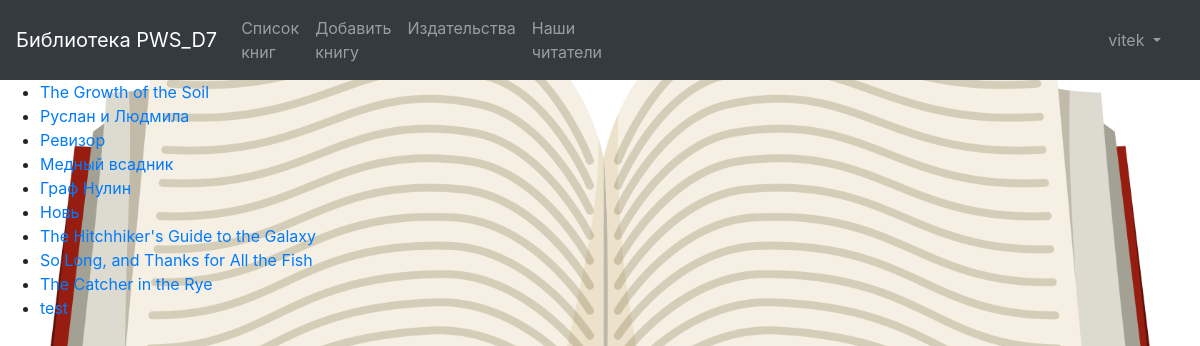
Page /book/ (signed in) on the committed database.
### p_library/models.py (models this page shows, shortened)
class Book(models.Model):
    ISBN = models.CharField(max_length=13)
    title = models.TextField()
    cover = models.ImageField(upload_to='images', height_field='cover_height', width_field='cover_width', max_length=100)
    cover_height = models.PositiveIntegerField()
    cover_width = models.PositiveIntegerField()
    description = models.TextField()
    year_release = models.SmallIntegerField()
    author = models.ForeignKey(Author, on_delete=models.CASCADE)
    publisher = models.ForeignKey(Publisher, null=True, on_delete=models.SET_NULL)
    price = models.DecimalField(max_digits=6, decimal_places=2)
    copy_count = models.PositiveSmallIntegerField(default=1)
    reader = models.ForeignKey(
        'Reader', on_delete=models.SET_NULL,
        null=True, blank=True,
        default='',
        related_name='get_book')

### p_library/views.py (the view)
# urls.py: path('book/', BookRead.as_view(), name='book_list'),
class BookRead(ListView):
    model = Book
    template_name = 'book_list.html'

### p_library/templates/book_list.html (shortened to what this page needs)
{% extends 'base.html' %}
{% block content%}
	<ul>
		{% for book in object_list %}
		    <li><a href="{{book.id}}/">{{ book.title }}</a></li>
		{% endfor %}
	</ul>
{% endblock %}

### p_library/templates/base.html (shortened to what this page needs)
<!DOCTYPE html>
{% load static %}
<html lang="en">
<head>
<link rel="stylesheet"
      href="https://maxcdn.bootstrapcdn.com/bootstrap/4.0.0/css/bootstrap.min.css"
>
<link rel="stylesheet" type="text/css" href="{% static 'css/style.css' %}">
</head>
<body>
<nav class="navbar navbar-expand-md navbar-dark bg-dark">
  <a class="navbar-brand" href="/index">Библиотека PWS_D7</a>
  <div class="collapse navbar-collapse" id="collapsibleNavbar">
    <ul class="navbar-nav">
      <li class="nav-item">
        <a class="nav-link" href="/book/">Список книг</a>
      </li>
      <li class="nav-item">
        <a class="nav-link" href="/book/create/">Добавить книгу</a>
      </li>
            <li class="nav-item">
        <a class="nav-link" href="/publishers/">Издательства</a>
      </li>
      <li class="nav-item">
        <a class="nav-link" href="/readers/">Наши читатели</a>
      </li>
    </ul>
  </div>
{% load account socialaccount %}
{% if user.is_authenticated %}
  <div class="container">
    <div class="collapse navbar-collapse" id="mainMenu">
      <ul class="navbar-nav ml-auto">
        <li class="nav-item dropdown">
          <a class="nav-link dropdown-toggle" href="#" id="userMenu" data-toggle="dropdown" aria-haspopup="true" aria-expanded="false">
            {{ user.username }}
          </a>
        </li>
      </ul>
    </div>
  </div>
{% else %}
  <a class="navbar-brand mr-0" href="/accounts/login/">Log in</a>
{% endif %}
</nav>
    {% block content %}
    {% endblock %}
</body>

### static/css/style.css (style rules this page uses)
body { background: url('./img/back.jpg'); background-size: cover; }

### rows in the picture
Book: title "The Growth of the Soil"
Book: title "Руслан и Людмила"
Book: title "Ревизор"
Book: title "Медный всадник"
Book: title "Граф Нулин"
Book: title "Новь"
Book: title "The Hitchhiker's Guide to the Galaxy"
Book: title "So Long, and Thanks for All the Fish"
Book: title "The Catcher in the Rye"
Book: title "test"

### other values in the picture
{{ user.username }} "vitek"
